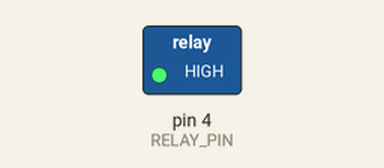
This sketch was run on a simulated Arduino Uno, built with avr-gcc and run on an emulated ATmega328P. On the bench: switched loads named in the sketch (green lamp = pin HIGH). What the sketch prints to the serial monitor is not drawn.

Above: at 1.0 s.
Timing chart, 0 to 23.5 s (numbered marks = the images above):
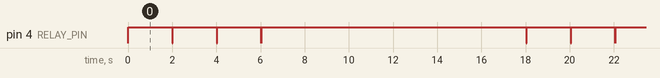

Measured:
- by itself, pin 4 (RELAY_PIN): repeats every 18.0 s: 2 × (LOW 0.01 s, HIGH 2.0 s), LOW 0.01 s, HIGH 12.0 s, LOW 0.01 s, HIGH 2.0 s
- by itself, everything shown: repeats every 18.0 s, in 8 steps

The sketch:

TesteAtuador.ino
```cpp
#define RELAY_PIN 4

unsigned long actuatorTimes[4];

void setup() {
  pinMode(RELAY_PIN, OUTPUT);
  digitalWrite(RELAY_PIN, HIGH); // Inicialmente desligado
  Serial.begin(9600);
}

void loop() {
  for (int i = 0; i < 4; i++) {
    unsigned long startTime = millis();
    digitalWrite(RELAY_PIN, LOW); // Ativa o relé
    delay(10); // Suponha um tempo mínimo para ativação física
    digitalWrite(RELAY_PIN, HIGH); // Desativa o relé
    unsigned long endTime = millis();

    Serial.print("Medição ");
    Serial.print(i+1);
    Serial.print(": ");
    Serial.print(endTime - startTime);
    Serial.println("ms ");
    delay(2000); // Delay entre ativações
  }

  Serial.println();

  delay(10000); // Aguardar antes de reiniciar os testes
}
```
